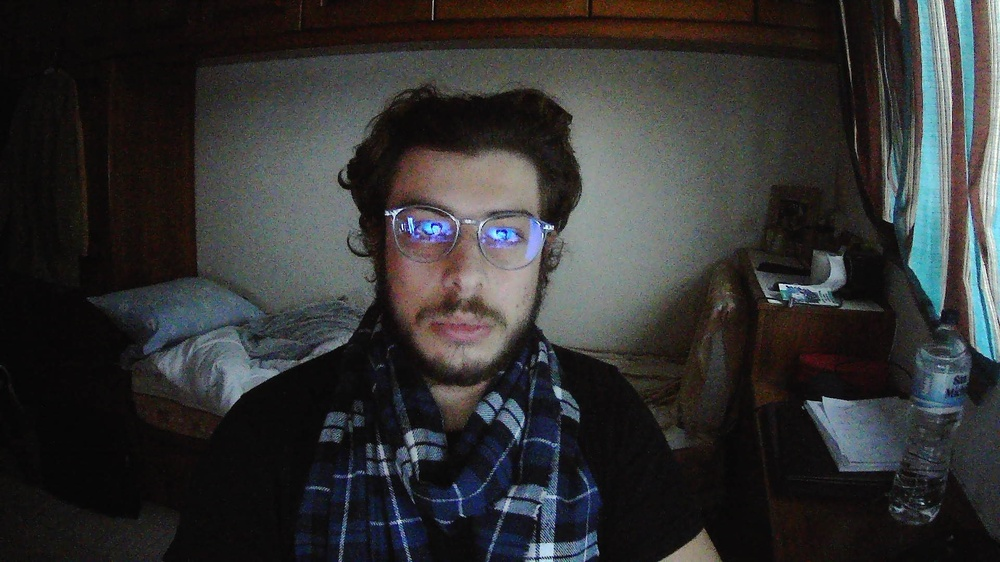
#> input picture Artefact 1/test_images/glasses_dark_reflection.jpg, 1000 x 562 px, shrunk from 1920 x 1080 before the run
$ python image_myClassifier.py
#> lines starting #> are read from the running program, lines starting #| are printed output that depends on the picture; after the words box and inside, x2 and y2 are one past the last pixel; in counts of white or black regions, pixels touching at a corner belong together
import cv2 as cv

# getting all images
# img1 = cv.imread('test_images/glasses_dark_noreflection.jpg')
img2 = cv.imread('test_images/glasses_dark_reflection.jpg')
#> img2 is the input picture: shape (562, 1000, 3); mean B, G, R 50.2, 50, 50.1
img3 = cv.imread('test_images/glasses_light_noreflection.jpg')
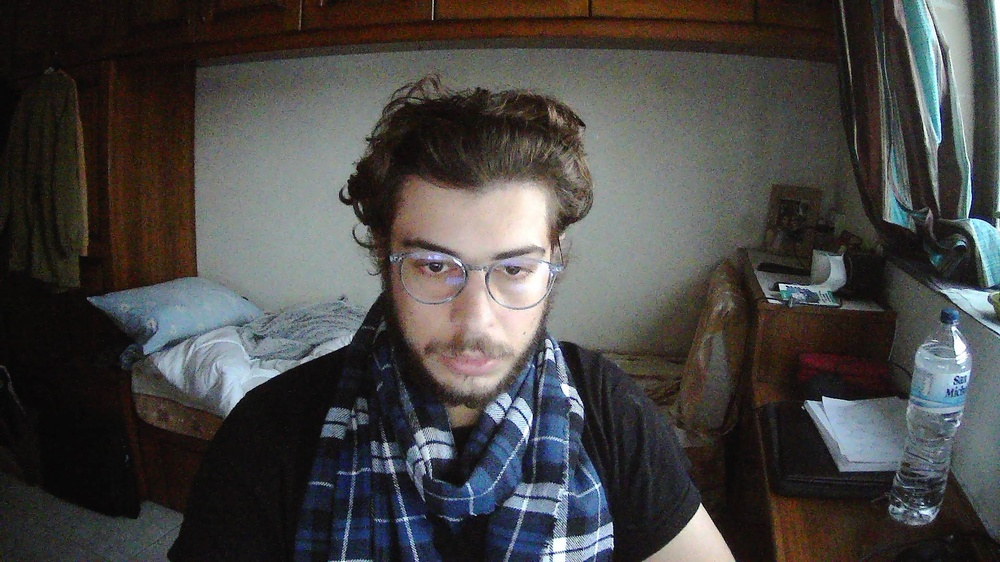
#> input picture Artefact 1/test_images/glasses_light_noreflection.jpg, 1000 x 562 px, shrunk from 1920 x 1080 before the run
#> img3 is the input picture: shape (562, 1000, 3); mean B, G, R 68.7, 70, 71.5
# img4 = cv.imread('test_images/glasses_light_reflection.jpg')
img5 = cv.imread('test_images/noglasses_dark.jpg')
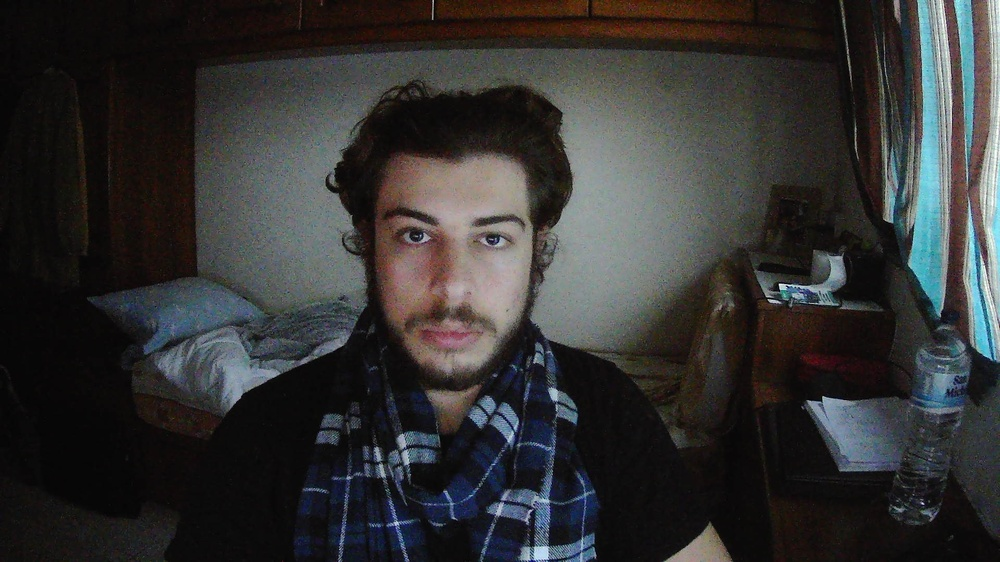
#> input picture Artefact 1/test_images/noglasses_dark.jpg, 1000 x 562 px, shrunk from 1920 x 1080 before the run
#> img5 is the input picture: shape (562, 1000, 3); mean B, G, R 50.7, 51, 51.4
img6 = cv.imread('test_images/noglasses_light.jpg')
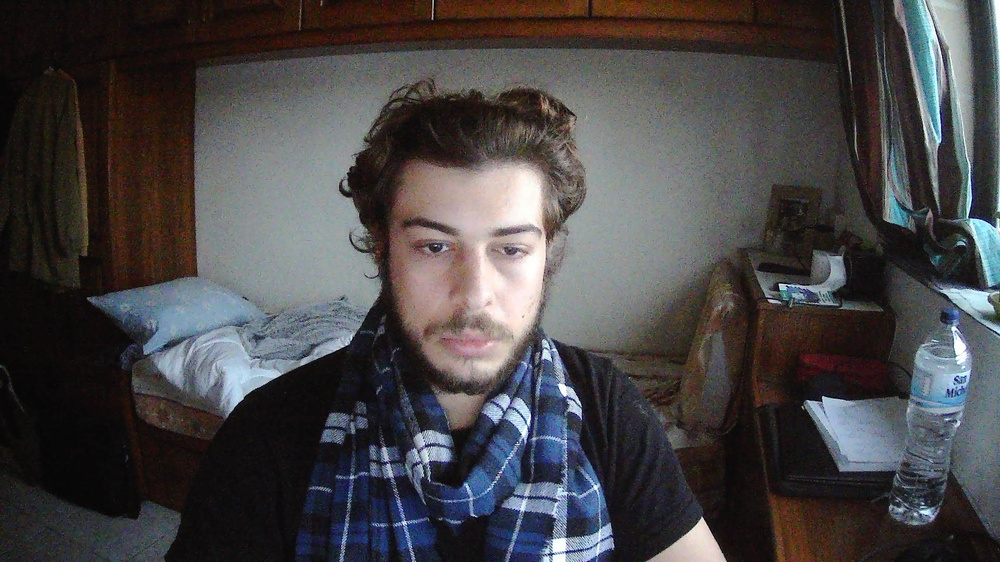
#> input picture Artefact 1/test_images/noglasses_light.jpg, 1000 x 562 px, shrunk from 1920 x 1080 before the run
#> img6 is the input picture: shape (562, 1000, 3); mean B, G, R 70.5, 69.1, 71.4

# variale for the current image for easy swapping of image during testing
current_image = img6

# converting current image to grayscale
gray_img = cv.cvtColor(current_image, cv.COLOR_BGR2GRAY)
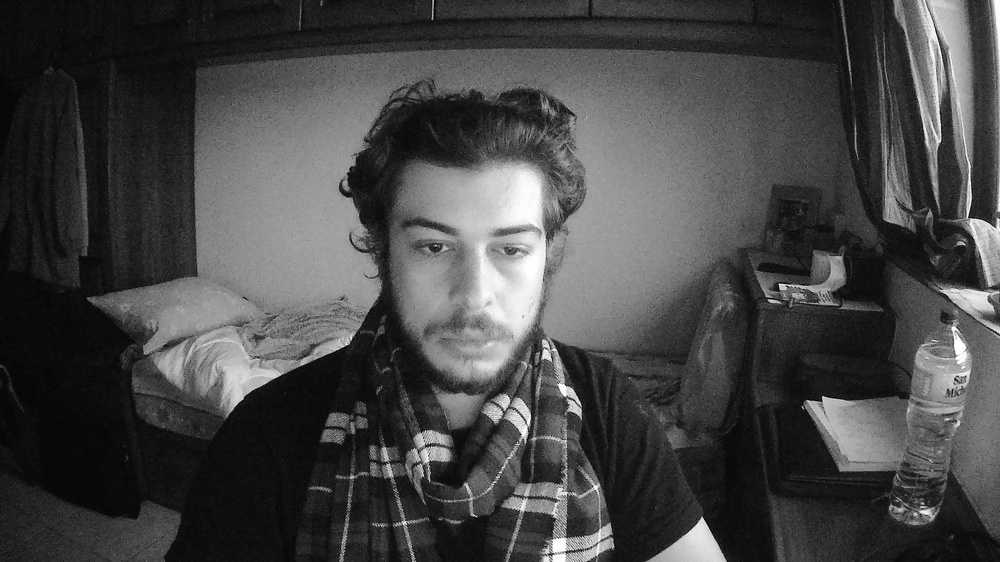
#> gray_img: shape (562, 1000); min 1, max 255, mean 69.9

# getting the 2 cascade.xml files from 2 different accuracies
cascade1 = cv.CascadeClassifier('data/train1/cascade.xml')
object1 = cascade1.detectMultiScale(gray_img)
#> object1 = [[625, 364, 45, 45], [261, 326, 38, 38], [502, 483, 49, 49], [359, 445, 56, 56], [708, 6, 56, 56], [612, 337, 57, 57], [515, 450, 100, 100], [416, 346, 141, 141], [391, 199, 175, 175]]
cascade2 = cv.CascadeClassifier('data/train2/cascade.xml')
object2 = cascade2.detectMultiScale(gray_img)
#> object2 = [[357, 444, 64, 64], [645, 3, 68, 68], [378, 192, 200, 200]]

# variale for the current cascade classifier for easy swapping of image during testing
current_cascade = object1
#> current_cascade has the same summary as object1

for (x, y, w, h) in current_cascade:
    # draw on image
    cv.rectangle(current_image, (x, y), (x + w, y + h), (0, 0, 255), 3)

    # saving the new image
    cv.imwrite('saved_images/test.jpg', current_image)
#> this loop made 9 passes
#> pass 1, `cv.imwrite('saved_images/test.jpg', current_image)`:
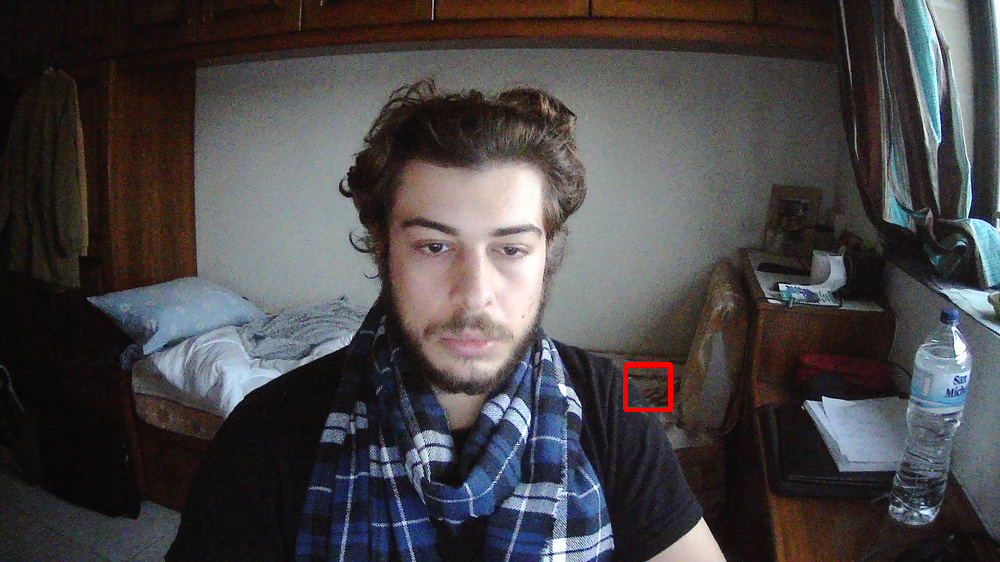
#> saved as test.jpg: shape (562, 1000, 3); mean B, G, R 70.4, 69, 71.7
#> pass 2, `cv.imwrite('saved_images/test.jpg', current_image)`:
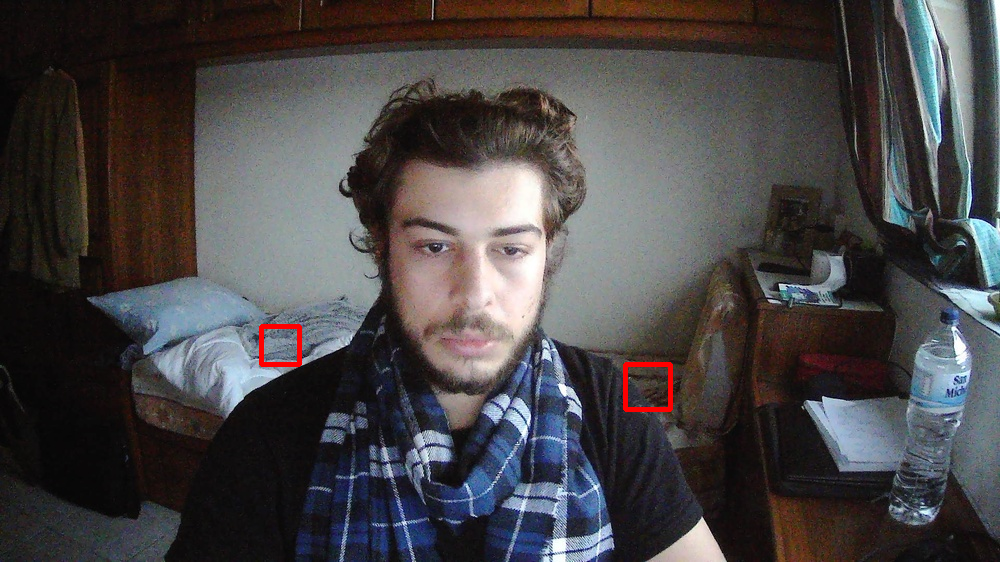
#> saved as test.jpg: shape (562, 1000, 3); mean B, G, R 70.2, 68.8, 71.9
#> after the loop:
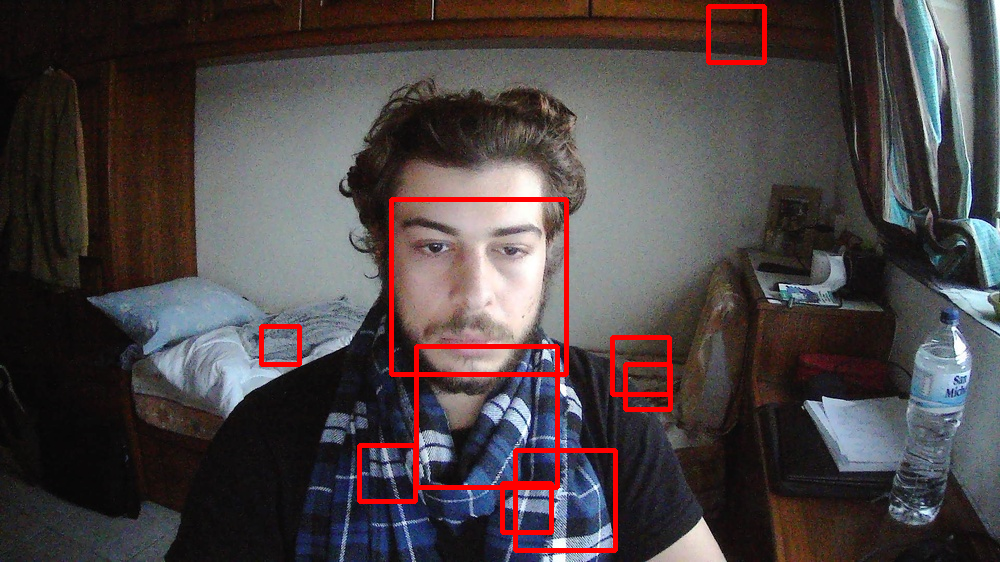
#> current_image: shape (562, 1000, 3); 2.43% of pixels changed, all inside (x1, y1, x2, y2) = (259, 4, 767, 553)
